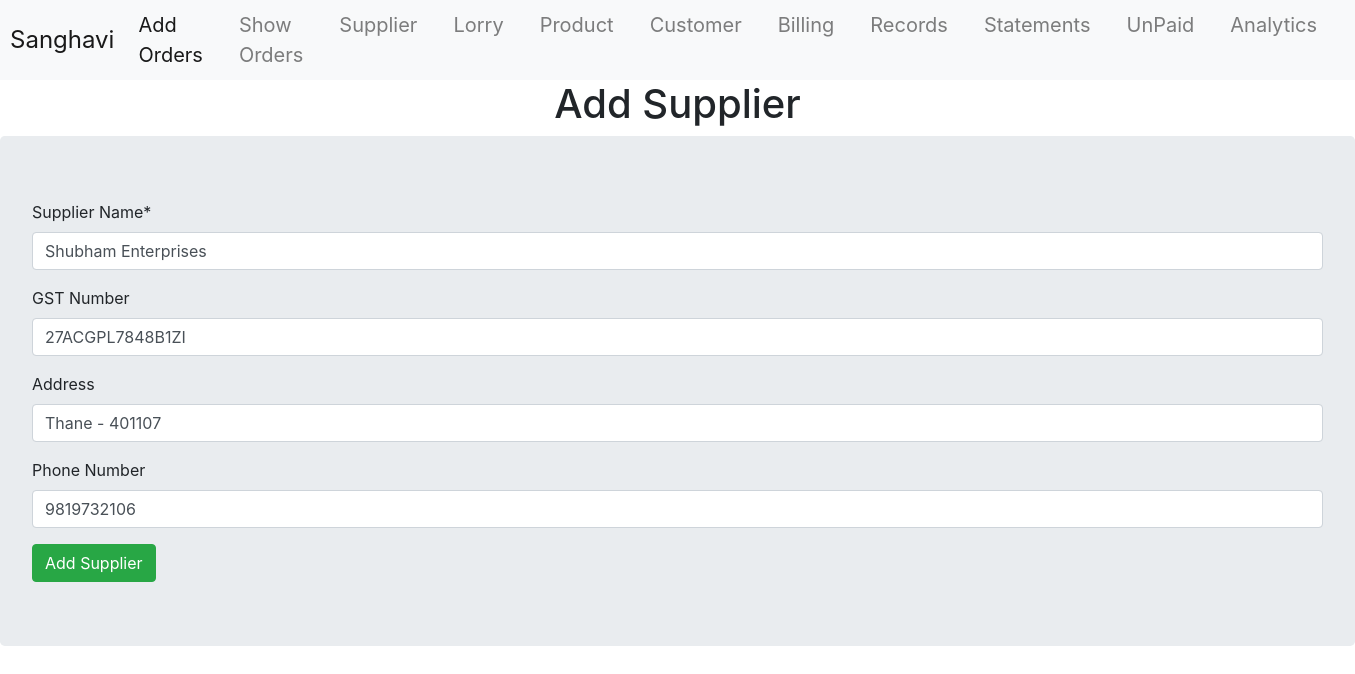
The page /supplier/update/Shubham Enterprises/ on the database its author committed.
### invoiceApp/models.py (models this page shows, shortened)
class Supplier(models.Model):
    fname = models.CharField(max_length=55, primary_key=True)
    gst = models.CharField(max_length=15, blank=True, null=True)
    adr = models.CharField(max_length=200, blank=True, null=True)
    phone = models.CharField(max_length=15, blank=True, null=True)

### invoiceApp/views.py (the view)
# urls.py: path('supplier/update/<str:fname>/', views.updateSupplierView, name='supplier_update_url'),
def updateSupplierView(request, fname):
    supplier = get_object_or_404(Supplier, fname=fname)
    form = SupplierForm(instance=supplier)
    if request.method == 'POST':
        form = SupplierForm(request.POST, instance=supplier)
        if form.is_valid():
            form.save()
            return redirect('supplier_info_url')
    template_name = 'invoice/supplier_add.html'
    context = {'form': form}
    return render(request, template_name, context)

### invoiceApp/forms.py
class SupplierForm(forms.ModelForm):
    class Meta:
        model = Supplier
        fields = '__all__'
        labels = {
            'fname': 'Supplier Name',
            'gst': 'GST Number',
            'adr': 'Address',
            'phone': 'Phone Number',
        }
        widgets = {
            'fname': forms.TextInput(attrs={'placeholder': 'Supplier Name'}),
            'gst': forms.TextInput(attrs={'placeholder': 'GST number'}),
            'adr': forms.TextInput(attrs={'placeholder': 'Address'}),
            'phone': forms.TextInput(attrs={'placeholder': 'Phone number'}),
        }

### invoiceApp/templates/invoice/supplier_add.html (shortened to what this page needs)
{% extends 'layout.html' %}
{% load crispy_forms_tags %}
{% block content %}
    <center><h1>Add Supplier</h1></center>
    <form method="post" class="jumbotron">
        {{ form|crispy }}
        <input type="submit" value="Add Supplier" class="btn btn-success">
    </form>
{% endblock %}

### rows shown on the page
Supplier: fname "Shubham Enterprises", gst "27ACGPL7848B1ZI", adr "Thane - 401107", phone "9819732106"
